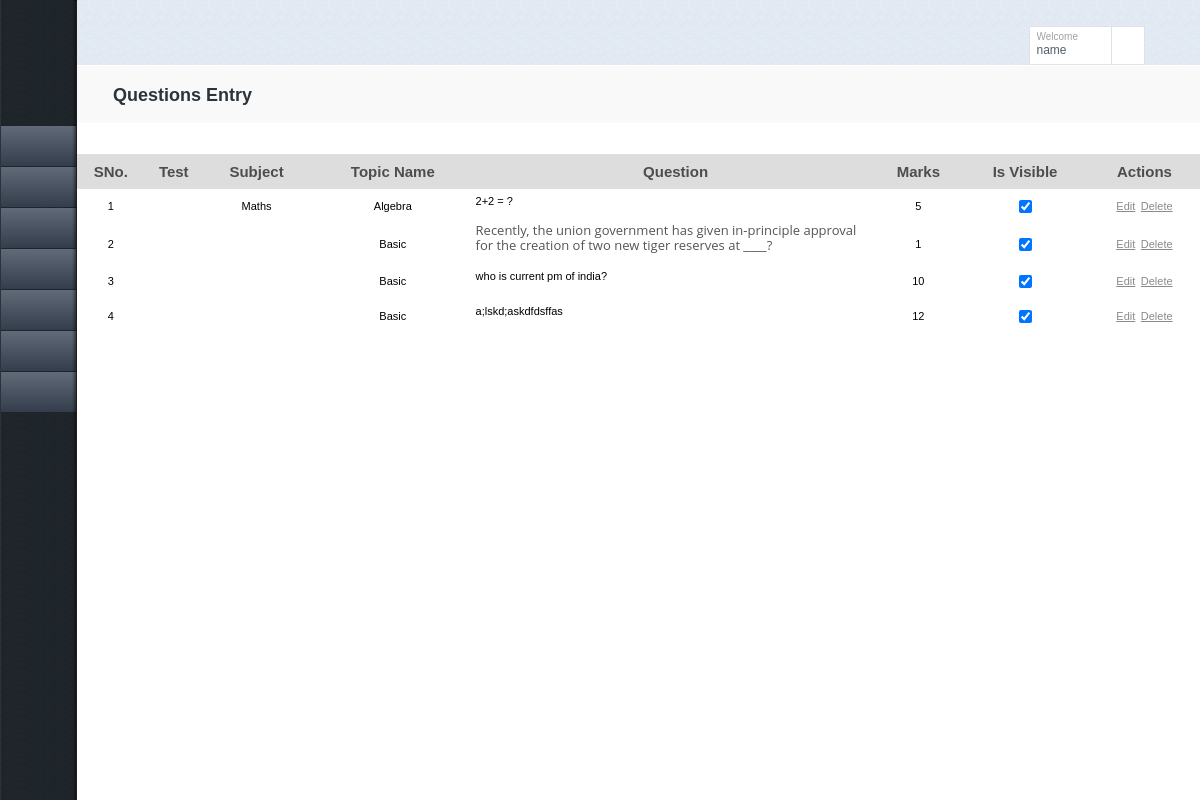
Page /group4/questionEntry.php?tid=0 (signed in) on the committed database.
### tables this page shows
CREATE TABLE IF NOT EXISTS `question_master` (
  `ques_id` int(10) unsigned NOT NULL AUTO_INCREMENT,
  `test_id` int(10) unsigned DEFAULT NULL,
  `ques` text,
  `ans1` text,
  `ans2` text,
  `ans3` text,
  `ans4` text,
  `correct` varchar(5) DEFAULT NULL,
  `subject_id` int(10) unsigned DEFAULT NULL,
  `topic_id` int(10) unsigned DEFAULT NULL,
  `sub_topic_id` int(10) DEFAULT NULL,
  `level` varchar(1) DEFAULT NULL,
  `ques_image` varchar(100) DEFAULT NULL,
  `ans1_img` varchar(100) DEFAULT NULL,
  `ans2_img` varchar(100) DEFAULT NULL,
  `ans3_img` varchar(100) DEFAULT NULL,
  `ans4_img` varchar(100) DEFAULT NULL,
  `marks` int(10) unsigned DEFAULT NULL,
  `isVisible` char(1) NOT NULL,
  `solution` text,
  `isTextBox` char(1) DEFAULT NULL,
  PRIMARY KEY (`ques_id`)
);

CREATE TABLE IF NOT EXISTS `subject_master` (
  `subject_id` int(10) unsigned NOT NULL AUTO_INCREMENT,
  `subject_name` varchar(45) DEFAULT NULL,
  PRIMARY KEY (`subject_id`)
);

CREATE TABLE IF NOT EXISTS `topic_master` (
  `topic_id` int(10) unsigned NOT NULL AUTO_INCREMENT,
  `subject_id` int(10) unsigned DEFAULT NULL,
  `topic_name` varchar(45) DEFAULT NULL,
  PRIMARY KEY (`topic_id`)
);

### group4/questionEntry.php (the view, shortened to what this page needs)
<?php require_once 'header.php'; require_once 'db_inc.php'; $tid=$_GET["tid"];?>
<div id="tab-1" class="tab">
		<article>
			<div class="text-section">
			<h1>Questions Entry</h1>
		</div>
  <br/><br/>
  <link rel="stylesheet" type="text/css" href="css/stylespaginate.css" media="screen"/>
             <div id="paging_container" class="container">
      <table id="question_display_table" style="text-align:center;" class="content main-form-table3" width="100%">
    <thead><tr><th>SNo.</th><th>Test</th><th>Subject</th><th>Topic Name</th><th style="width:400px;">Question</th><th>Marks</th><th>Is Visible</th><th>Actions</th></tr></thead>
     <tbody id="question_display_table_tbody">
     <?php $tres=mysql_query("select q.*,subject_name,topic_name,sub_topic_name,test_name from question_master q left join subject_master s on q.subject_id=s.subject_id left join topic_master tp on q.topic_id=tp.topic_id left join sub_topic_master stm on q.sub_topic_id=stm.sub_topic_id left join test_master tm on q.test_id=tm.test_id where q.test_id=".$tid) or die ('er');$i=1;
while($row=mysql_fetch_array($tres)){
echo "<tr id='r$i'><td>$i</td><td>".$row["test_name"]."</td><td>".$row["subject_name"]."</td><td>".$row["topic_name"]."</td><td align='left'>".html_entity_decode($row["ques"]);
if($row["ques_image"]!=""){"&ensp;<img src='uploads/questions/".$row["ques_image"]."'/>";}echo"</td><td>".$row["marks"]."</td><td><input type='checkbox'";if($row["isVisible"]==""){echo "checked='checked'";}echo " value='".$row["test_id"]."' onclick=\"fn_display_it(this,'$i');\"/><td>";?><a onclick="fn_set('e','<?php echo $row["ques_id"];?>','<?php echo $row["test_id"];?>');">Edit</a>&ensp;<a onclick="fn_set('d','<?php echo "$i','".$row["ques_id"];?>','<?php echo $row["test_id"];?>');">Delete</a></td></tr><?php $i++;
}?>
</tbody>
      </table>
      <div class="page_navigation"></div></div>
      <br/>
	</article>
	</div>
<?php include_once 'footer.php'?>

### group4/css/all.css (style rules this page uses)
header, footer, article, section, hgroup, nav, figure, aside { display: block; }
html { height:100%; }
body { margin:0; font:12px/15px "Lucida Sans Unicode", "Lucida Grande", sans-serif; color:#8a8a8a; min-width:1000px; background:#fff; height:100%; }
a { color:#8a8a8a; text-decoration:underline; }
input, textarea, select { font:100% arial,sans-serif; vertical-align:middle; }
.tabs .text-section { background:#f9f9f9; padding:19px 0 8px 36px; margin:0 0 1px; }
.tabs h1 { font-size:18px; line-height:20px; margin:0 0 8px; color:#2b333b; }
.tabs p { margin:0 0 10px; }

### user/css/styles.css (style rules this page uses)
html, body, div, span, h1, h2, h3, h4, h5, h6, blockquote, pre, a, abbr, acronym, address, code, del, dfn, em, img, q, dl, dt, dd, ol, ul, li, fieldset, form, label, legend, table, caption, tbody, tfoot, thead, tr, th, td { margin:0;padding:0;border:0;font-size:11px; }
body { font-family:Verdana, Arial, Helvetica, sans-serif;color:#262626;background:url("../images/bg_body.gif") repeat-x scroll left top #FFFFFF;font-size:12px; }
.main-form-table3 { border-collapse:collapse;border-spacing:0; }
.main-form-table3 th { background-color:#DDDDDD;color:#4E4D4D;font-size:15px; }
.main-form-table3 tr { height:35px; }

### group4/css/stylespaginate.css (style rules this page uses)
#paging_container { width:100%; }
.container { width:260px;float: left;margin:0px;background-color:white; }
.content, .alt_content { color:black; }

### group4/questionEntry.php (style rules this page uses)
.main-form-table3 a { cursor:pointer; }

### rows in the picture
question_master: subject.subject_name "Maths", topic.topic_name "Algebra", ques "2+2 = ?", marks "5", isVisible "☑"
question_master: topic.topic_name "Basic", ques "Recently, the union government has given in-principle approval for the creation of two new tiger reserves at ____?", marks "1", isVisible "☑"
question_master: topic.topic_name "Basic", ques "who is current pm of india?", marks "10", isVisible "☑"
question_master: topic.topic_name "Basic", ques "a;lskd;askdfdsffas", marks "12", isVisible "☑"

### other values in the picture
$_SESSION["uname"] "name"
